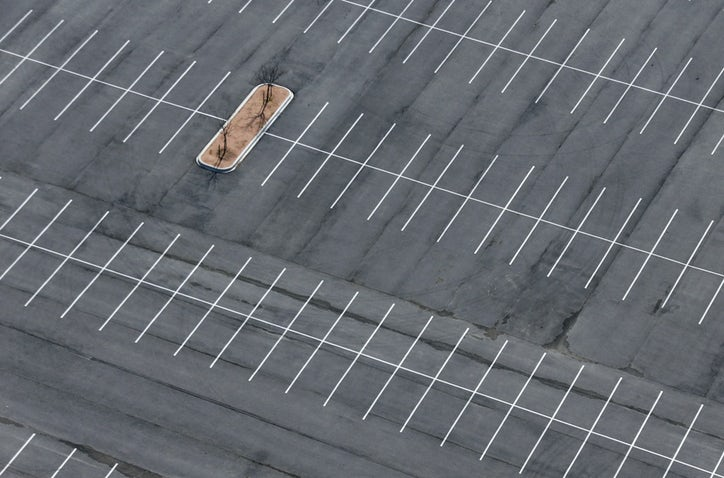
#> input picture Empty2.jpg, 724 x 478 px
$ python 'line detection.py'
#> lines starting #> are read from the running program, lines starting #| are printed output that depends on the picture
import sys
import math
import cv2 as cv
import numpy as np


def main(argv):
    #efault_file = 'Empty1.jpg'
    default_file = 'Empty2.jpg'
    #efault_file = 'Empty3.png'
    #efault_file = 'empty_lot.jpg'
    #default_file = 'parking_lot.png'

    filename = argv[0] if len(argv) > 0 else default_file
    # Loads an image
    src = cv.imread(cv.samples.findFile(filename), cv.IMREAD_GRAYSCALE)
#> src: shape (478, 724); min 6, max 255, mean 105.6
    # Check if image is loaded fine
    if src is None:
        print('Error opening image!')
        print('Usage: hough_lines.py [image_name -- default ' + default_file + '] \n')
        return -1

    dst = cv.Canny(src, 250, 350, None, 3)
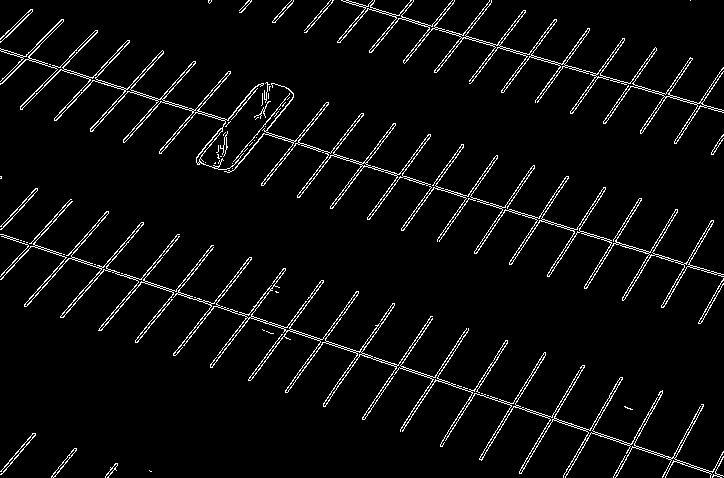
#> dst: shape (478, 724); 4.4% white in thin lines or dots
    # here i can change the value of the min and max gradients depending on the brightness of the image
    cv.imshow ("canny", dst)
    # Copy edges to the images that will display the results in BGR
    cdst = cv.cvtColor(dst, cv.COLOR_GRAY2BGR)
#> cdst: shape (478, 724, 3); 4.4% white in thin lines or dots
    cdstP = np.copy(cdst)

    linesP = cv.HoughLinesP(dst, 1, np.pi / 180, 50, None, 50, 10)
#> linesP = 129 rows, first 6: [362, 353, 477, 391], [258, 132, 358, 163], [260, 129, 441, 188], [397, 177, 723, 276], [390, 364, 721, 477], [364, 419, 432, 319]


    if linesP is not None:
        for i in range(0, len(linesP)):
            l = linesP[i][0]
            cv.line(cdstP, (l[0], l[1]), (l[2], l[3]), (0, 0, 255), 6, cv.LINE_AA)
#> this loop made 129 passes
#> l on passes 1 to 12: [362, 353, 477, 391], [258, 132, 358, 163], [260, 129, 441, 188], [397, 177, 723, 276], [390, 364, 721, 477], [364, 419, 432, 319], [99, 328, 178, 234], [392, 14, 721, 109], [415, 23, 723, 112], [442, 440, 507, 340], [248, 379, 301, 308], [402, 431, 468, 328]
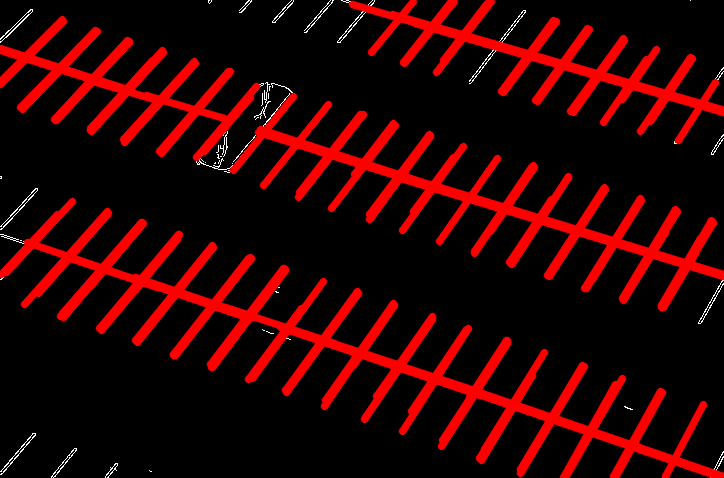
#> cdstP: shape (478, 724, 3); mean B, G, R 1.2, 1.2, 46.1
            #print(l[0], "  ", l[1], "  ", l[2], "  ", l[3])
# cv.LINE_AA >> gives anti-aliased line which looks great for curves.
    cv.imshow("Source", src)
    cv.imshow("Detected Lines (in red) - Probabilistic Line Transform", cdstP)

    cv.waitKey()
    return 0


if __name__ == "__main__":
    main(sys.argv[1:])

$ run again, with Empty1.jpg copied over Empty2.jpg
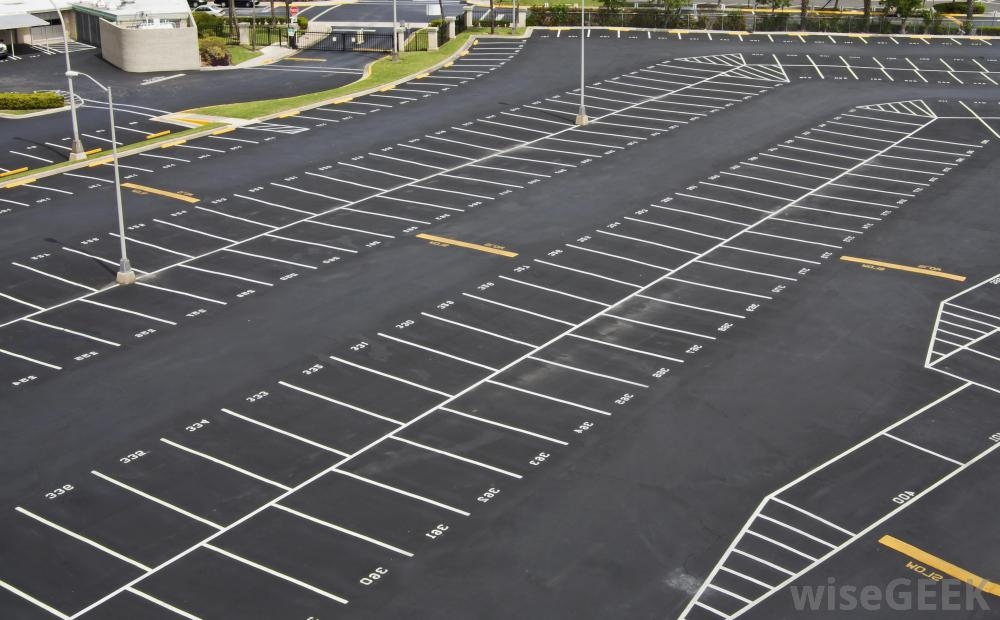
#> input picture Empty1.jpg, 1000 x 620 px
#> in main, `dst = cv.Canny(src, 250, 350, None, 3)`:
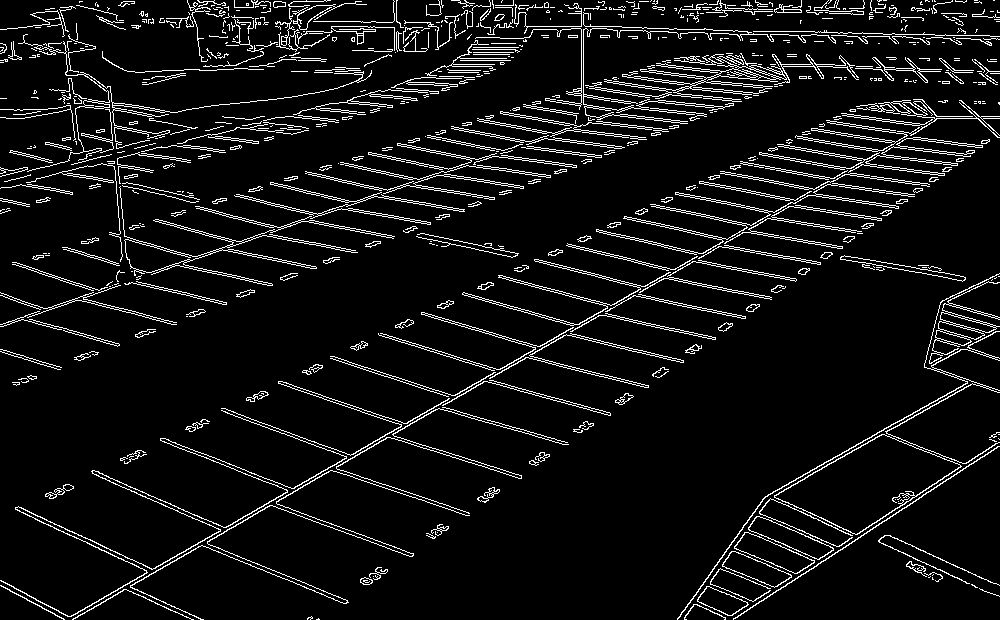
#> dst: shape (620, 1000); 7.3% white in thin lines or dots
#> cdst: shape (620, 1000, 3); 7.3% white in thin lines or dots
#> linesP = 299 rows, first 6: [72, 619, 866, 161], [71, 616, 758, 220], [527, 144, 611, 115], [136, 277, 252, 237], [274, 185, 373, 155], [138, 276, 576, 125]
#> the loop in main, `for i in range(0, len(linesP)):` made 299 passes
#> after the loop in main, `for i in range(0, len(linesP)):`:
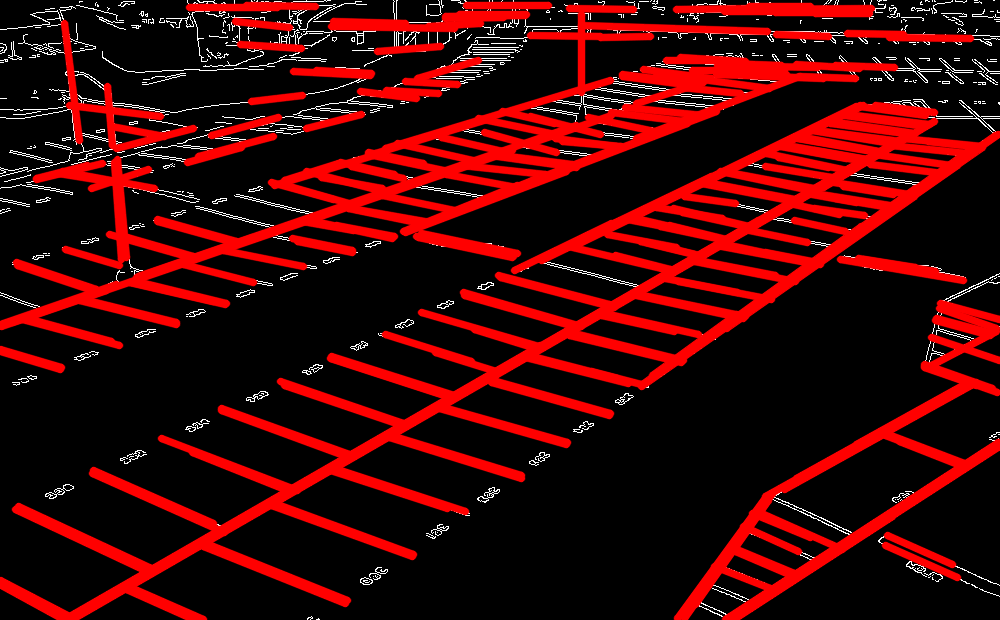
#> cdstP: shape (620, 1000, 3); mean B, G, R 5.6, 5.6, 63.1

$ run again, with Empty3.png saved as Empty2.jpg
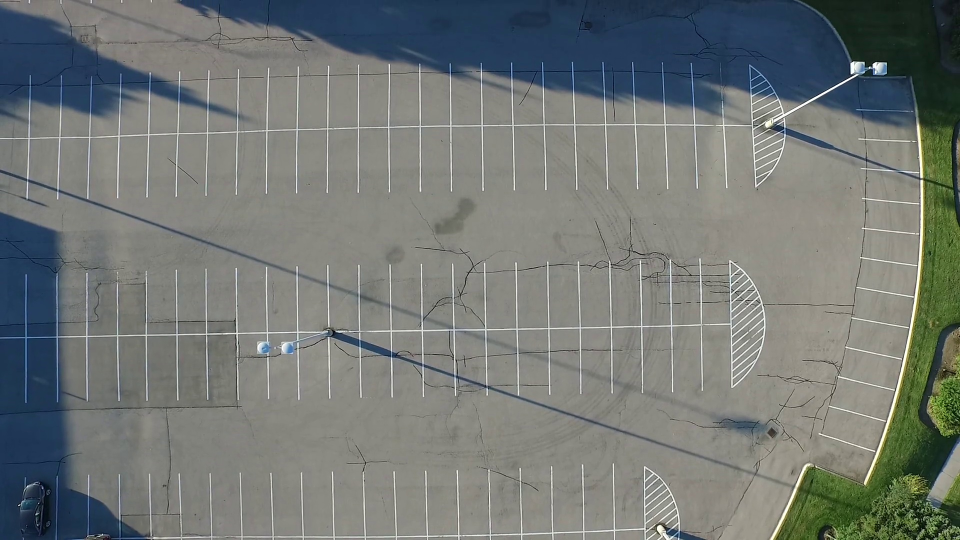
#> input picture Empty3.png, 1920 x 1080 px (shown at 1/2 size)
#> in main, `dst = cv.Canny(src, 250, 350, None, 3)`:
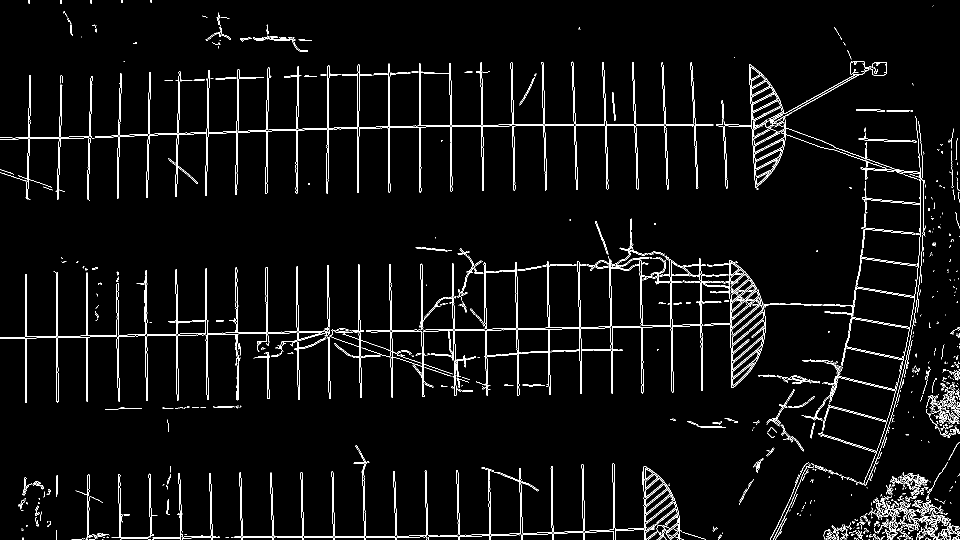
#> dst: shape (1080, 1920) (shown at 1/2 size); 3.6% white in thin lines or dots
#> cdst: shape (1080, 1920, 3); 3.6% white in thin lines or dots
#> linesP = 506 rows, first 6: [0, 674, 103, 673], [0, 677, 275, 672], [899, 1072, 963, 1072], [383, 1075, 438, 1075], [628, 259, 742, 256], [1200, 250, 1304, 250]
#> the loop in main, `for i in range(0, len(linesP)):` made 506 passes
#> after the loop in main, `for i in range(0, len(linesP)):`:
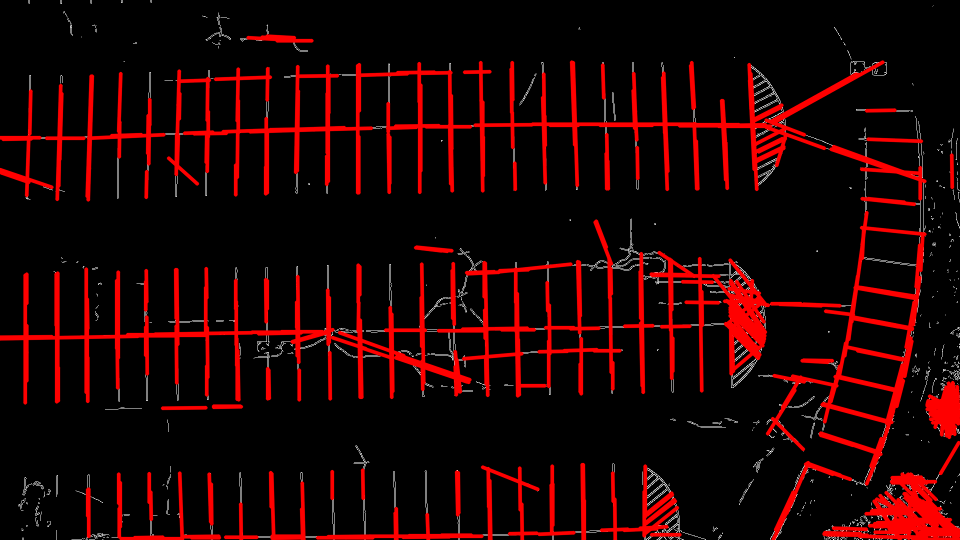
#> cdstP: shape (1080, 1920, 3) (shown at 1/2 size); mean B, G, R 2.4, 2.4, 31.6

$ run again, with empty_lot.jpg copied over Empty2.jpg
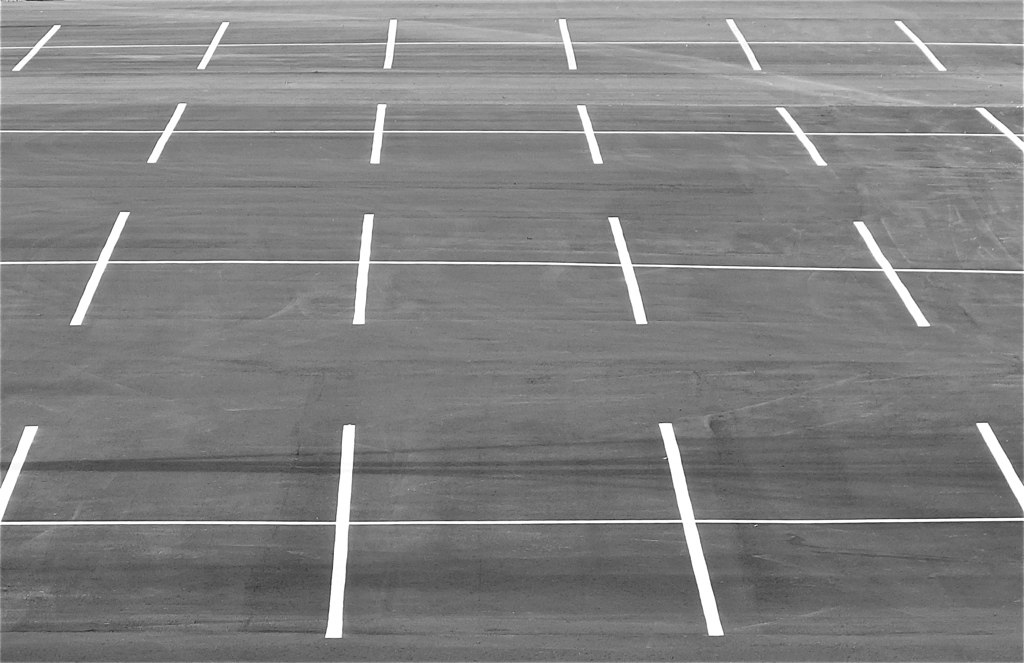
#> input picture empty_lot.jpg, 1024 x 663 px
#> in main, src is the input picture: shape (663, 1024); min 42, max 255, mean 129
#> in main, `dst = cv.Canny(src, 250, 350, None, 3)`:
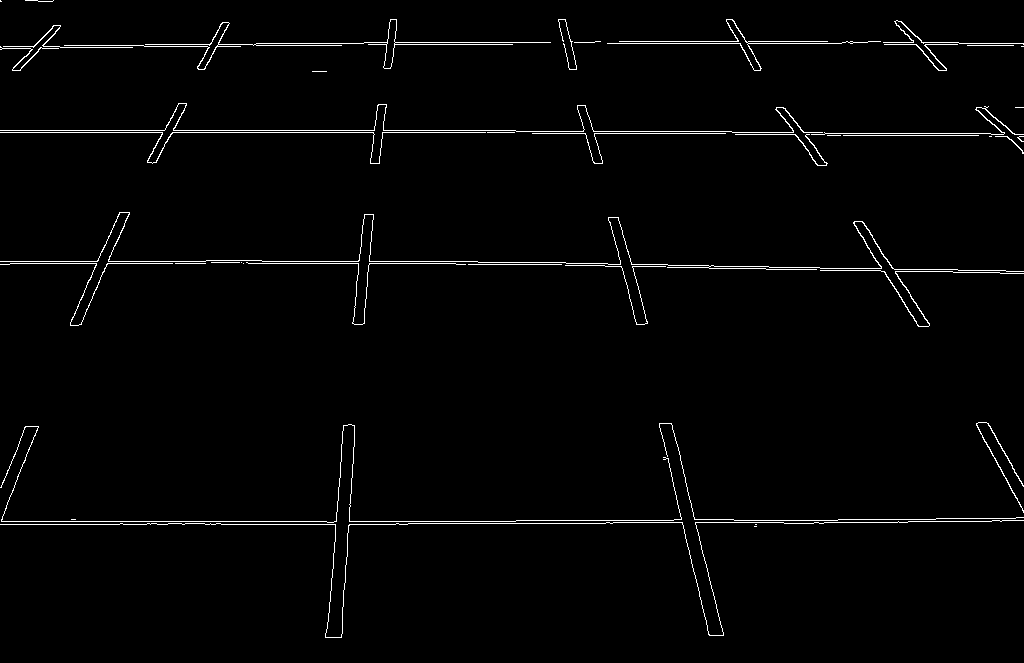
#> dst: shape (663, 1024); 1.7% white in thin lines or dots
#> cdst: shape (663, 1024, 3); 1.7% white in thin lines or dots
#> linesP = 67 rows, first 6: [0, 132, 514, 132], [0, 130, 515, 130], [829, 270, 880, 270], [1, 521, 336, 521], [837, 268, 1023, 271], [607, 43, 852, 43]
#> the loop in main, `for i in range(0, len(linesP)):` made 67 passes
#> after the loop in main, `for i in range(0, len(linesP)):`:
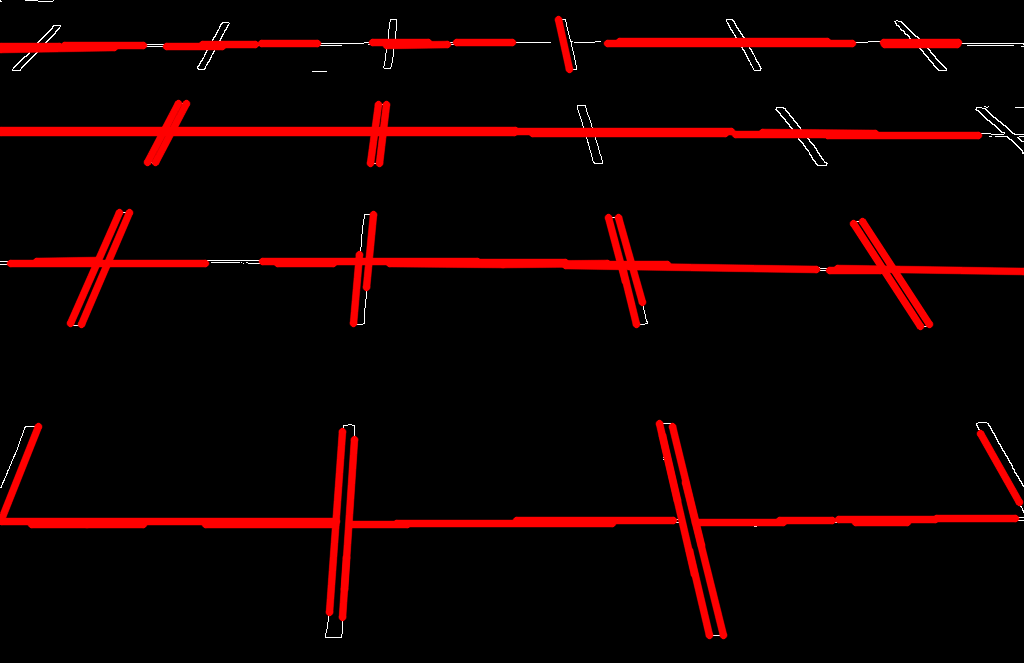
#> cdstP: shape (663, 1024, 3); mean B, G, R 0.8, 0.8, 18.8
